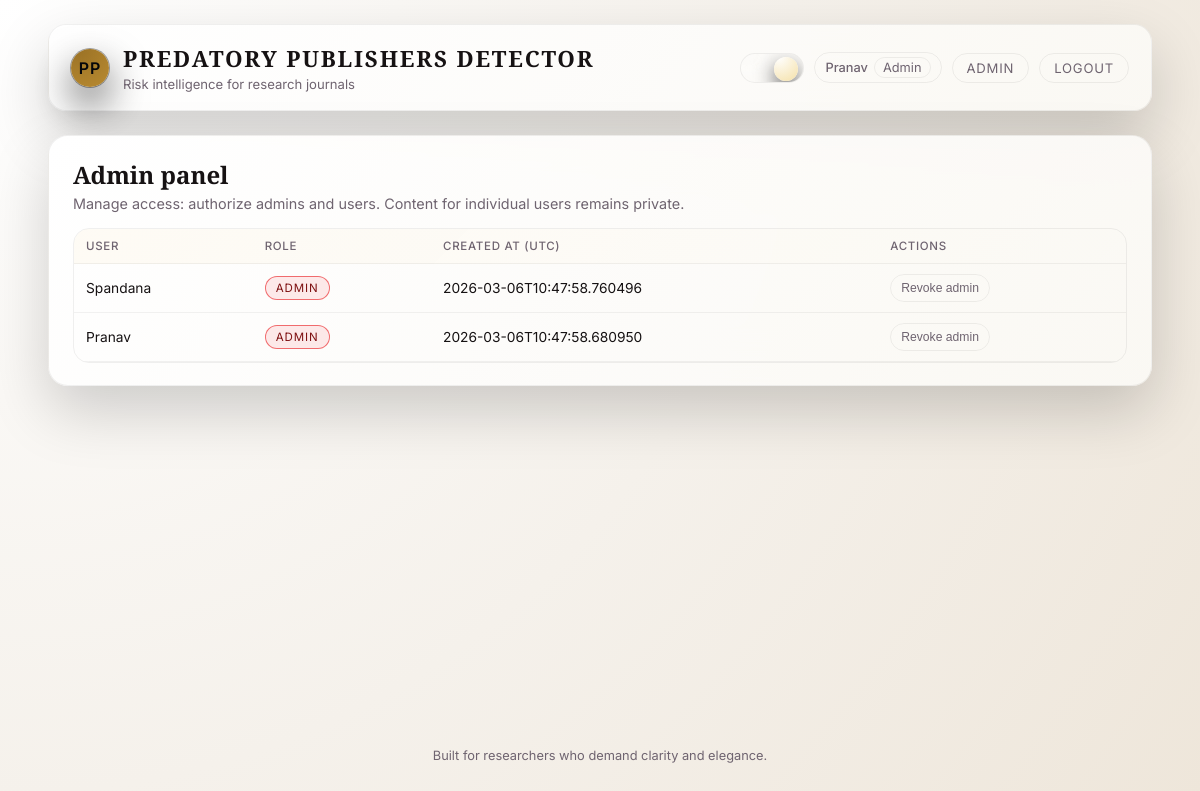
Page /admin (signed in) on the earlier database version.
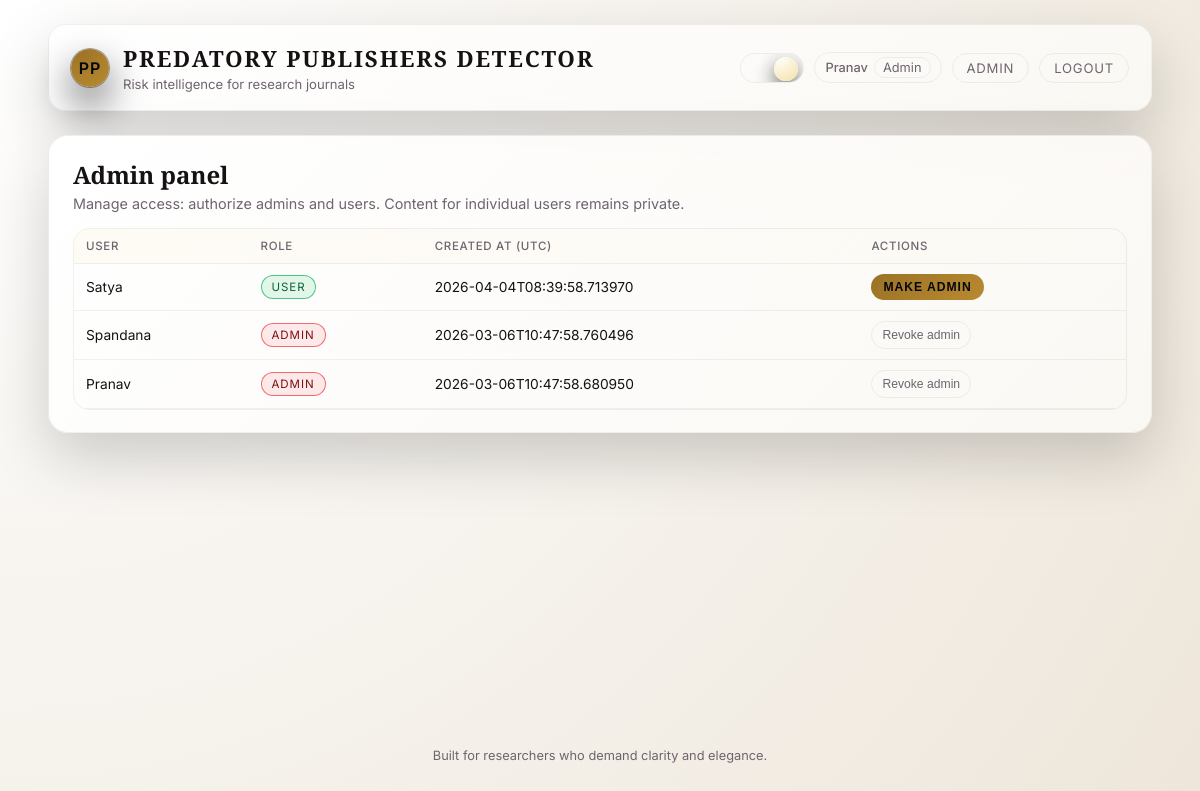
Same page on the later database version.
### tables this page shows
CREATE TABLE users (
                id INTEGER PRIMARY KEY AUTOINCREMENT,
                username TEXT NOT NULL UNIQUE,
                password_hash TEXT NOT NULL,
                role TEXT NOT NULL CHECK(role IN ('admin', 'user')),
                created_at TEXT NOT NULL
            );

### app.py (the view)
            def wrapper(*args, **kwargs):
                user_id = session.get("user_id")
                if not user_id:
                    return redirect(url_for("login", next=request.path))
                user = get_user_by_id(user_id)
                if not user:
                    session.clear()
                    return redirect(url_for("login", next=request.path))
                if role and user.get("role") != role:
                    abort(403)
                return fn(*args, **kwargs)

### predatory_detector/database.py (called while the page is built)
@contextmanager
def get_conn():
    conn = sqlite3.connect(DB_PATH)
    conn.row_factory = sqlite3.Row
    try:
        yield conn
        conn.commit()
    finally:
        conn.close()

def get_user_by_id(user_id: int) -> Optional[Dict[str, Any]]:
    with get_conn() as conn:
        cur = conn.execute("SELECT * FROM users WHERE id = ?", (user_id,))
        row = cur.fetchone()
        return dict(row) if row else None

def list_users() -> List[Dict[str, Any]]:
    with get_conn() as conn:
        cur = conn.execute(
            "SELECT id, username, role, created_at FROM users ORDER BY created_at DESC"
        )
        return [dict(r) for r in cur.fetchall()]

### templates/admin.html (shortened to what this page needs)
{% extends "base.html" %}
{% block content %}
  <section class="admin-section glass">
    <div class="admin-header">
      <div>
        <h2>Admin panel</h2>
        <p>Manage access: authorize admins and users. Content for individual users remains private.</p>
      </div>
    </div>
    {% if users %}
      <div class="table-wrapper">
        <table class="lux-table">
          <thead>
            <tr>
              <th>User</th>
              <th>Role</th>
              <th>Created at (UTC)</th>
              <th>Actions</th>
            </tr>
          </thead>
          <tbody>
            {% for user in users %}
              <tr>
                <td>{{ user.username }}</td>
                <td>
                  <span class="pill pill--small {% if user.role == 'admin' %}pill--danger{% else %}pill--success{% endif %}">
                    {{ user.role|capitalize }}
                  </span>
                </td>
                <td>{{ user.created_at }}</td>
                <td>
                  <form method="post" class="inline-form">
                    {% if user.role == 'admin' %}
                      <button name="role" value="user" class="btn-ghost btn-ghost--small">Revoke admin</button>
                    {% else %}
                      <button name="role" value="admin" class="btn-primary btn-primary--small">Make admin</button>
                    {% endif %}
                  </form>
                </td>
              </tr>
            {% endfor %}
          </tbody>
        </table>
      </div>
    {% else %}
      <p class="muted">No users found.</p>
    {% endif %}
  </section>
{% endblock %}

### templates/base.html (shortened to what this page needs)
<!DOCTYPE html>
<html lang="en" data-theme="dark">
  <head>
    <link rel="stylesheet" href="{{ url_for('static', filename='css/styles.css') }}" />
  </head>
  <body>
    <div class="app-shell">
      <header class="app-header glass">
        <a href="{{ url_for('index') }}" class="brand brand-link">
          <div class="brand-mark">PP</div>
          <div class="brand-copy">
            <h1>Predatory Publishers Detector</h1>
            <p>Risk intelligence for research journals</p>
          </div>
        </a>
        <div class="header-actions">
          <button
            class="theme-toggle"
            id="themeToggle"
            aria-label="Toggle color theme"
            aria-pressed="false"
          >
            <span class="theme-toggle-inner" aria-hidden="true">
              <span class="theme-toggle-icon theme-toggle-icon--moon">☾</span>
              <span class="theme-toggle-icon theme-toggle-icon--sun">☼</span>
              <span class="theme-toggle-thumb"></span>
            </span>
          </button>
          {% if current_user %}
            <span class="user-chip">
              <span class="user-name">{{ current_user.username }}</span>
              <span class="user-role">{{ current_user.role|capitalize }}</span>
            </span>
            {% if current_user.role == 'admin' %}
              <a href="{{ url_for('admin_dashboard') }}" class="pill-link">Admin</a>
            {% endif %}
            <a href="{{ url_for('logout') }}" class="pill-link pill-link--soft">Logout</a>
          {% else %}
            <a href="{{ url_for('login') }}" class="pill-link">Login</a>
            <a href="{{ url_for('signup') }}" class="pill-link pill-link--soft">Sign&nbsp;up</a>
            <a href="{{ url_for('guest_mode') }}" class="pill-link pill-link--ghost">Guest</a>
          {% endif %}
        </div>
      </header>
      <main class="app-main">
        {% block content %}{% endblock %}
      </main>
      <footer class="app-footer">
        <p>Built for researchers who demand clarity and elegance.</p>
      </footer>
    </div>
  </body>
</html>

Differences in the rows shown:
added users: username "Satya", role "USER", created_at "2026-04-04T08:39:58.713970", shows "MAKE ADMIN"
